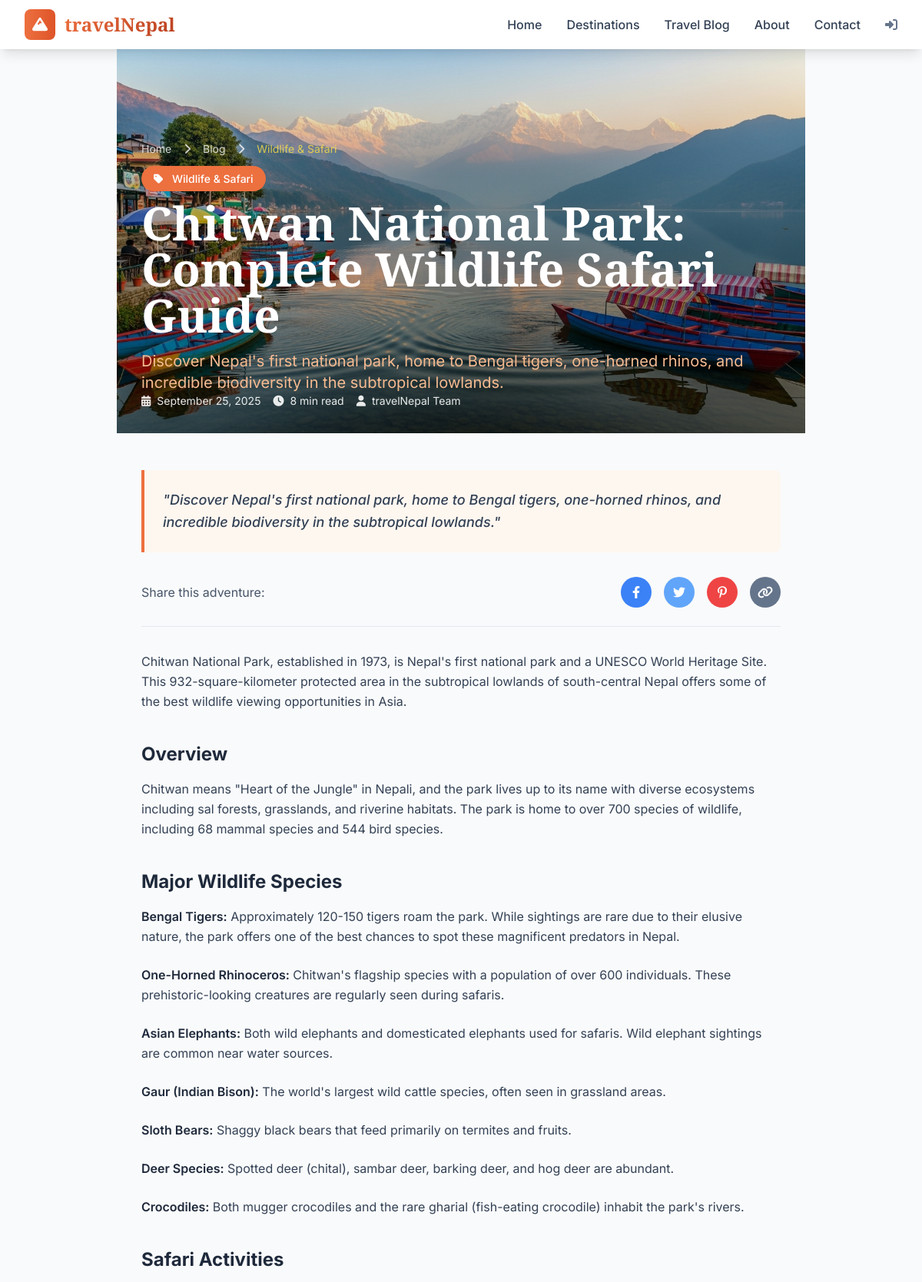
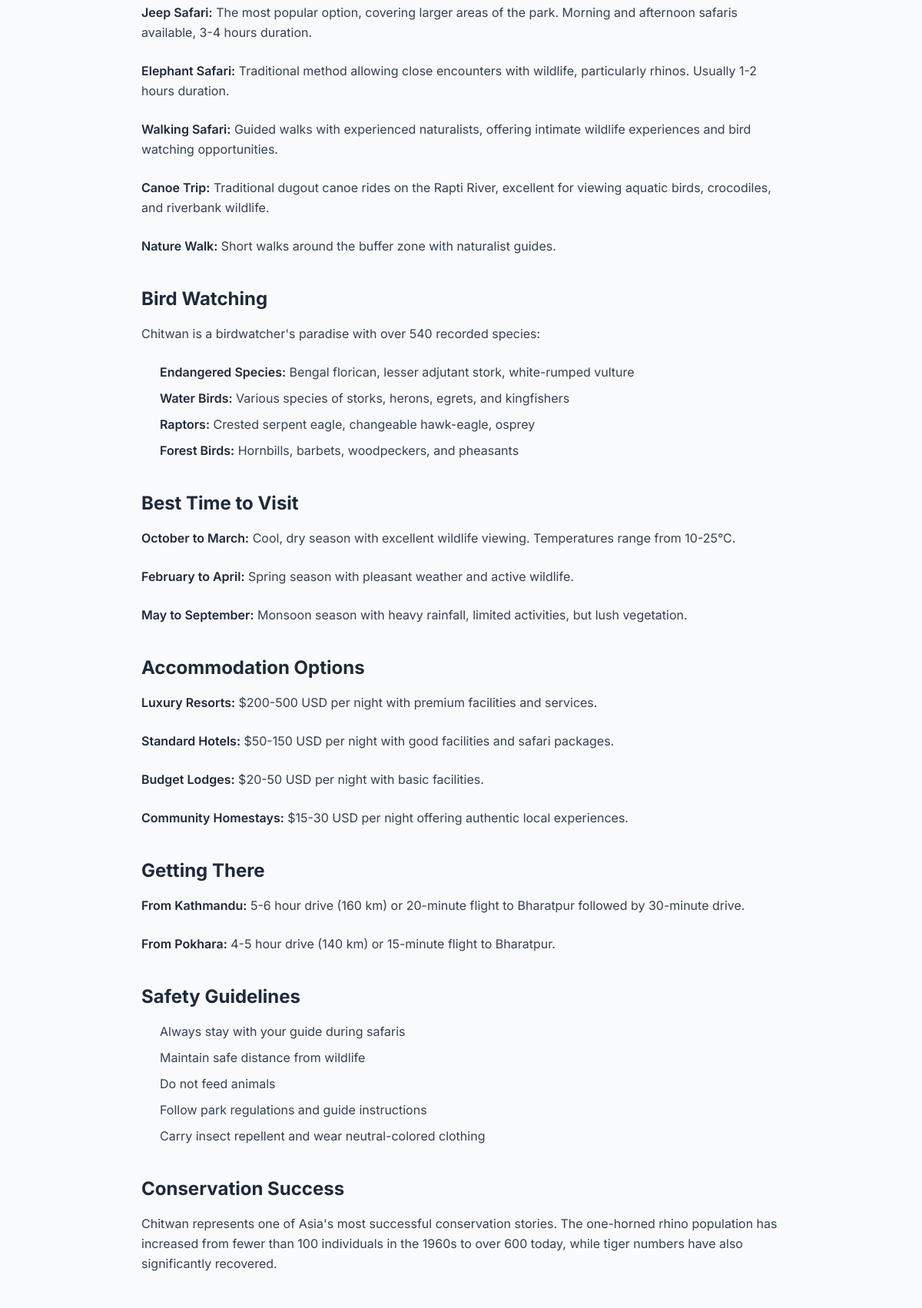
The app's page /blog/chitwan-national-park-complete-wildlife-safari-guide (upper part) with its own data (2 pictures, top to bottom).
### tables this page shows
CREATE TABLE IF NOT EXISTS `posts` (
  `id` int(11) NOT NULL AUTO_INCREMENT,
  `title` varchar(255) NOT NULL,
  `slug` varchar(255) NOT NULL,
  `content` text NOT NULL,
  `excerpt` text DEFAULT NULL,
  `featured_image` varchar(255) DEFAULT NULL,
  `category` varchar(50) DEFAULT NULL,
  `tags` text DEFAULT NULL,
  `author_id` int(11) DEFAULT NULL,
  `published` tinyint(1) NOT NULL DEFAULT 0,
  `created_at` timestamp NOT NULL DEFAULT current_timestamp(),
  `updated_at` timestamp NOT NULL DEFAULT current_timestamp() ON UPDATE current_timestamp(),
  PRIMARY KEY (`id`),
  UNIQUE KEY `slug` (`slug`),
  KEY `author_id` (`author_id`),
  CONSTRAINT `posts_ibfk_1` FOREIGN KEY (`author_id`) REFERENCES `users` (`id`) ON DELETE SET NULL
);

### templates/blog/post.php (the view, shortened to what the rows shown need)
<article class="max-w-4xl mx-auto">
    <div class="relative h-96 md:h-[500px] overflow-hidden">
        <img src="<?php echo ensureFullImageUrl(htmlspecialchars($post['featured_image'])); ?>"
             alt="<?php echo htmlspecialchars($post['title']); ?>"
             class="w-full h-full object-cover">
        <div class="absolute inset-0 bg-gradient-to-t from-black/50 to-transparent"></div>
        <div class="absolute bottom-0 left-0 right-0 p-6 md:p-8 text-white">
            <div class="max-w-4xl mx-auto">
                <nav class="mb-4">
                    <ol class="flex items-center space-x-2 text-sm opacity-80">
                        <li><a href="<?php echo siteUrl(); ?>" class="hover:text-yellow-300 transition-colors">Home</a></li>
                        <li><i class="fas fa-chevron-right mx-2"></i></li>
                        <li><a href="<?php echo siteUrl('blog'); ?>" class="hover:text-yellow-300 transition-colors">Blog</a></li>
                        <li><i class="fas fa-chevron-right mx-2"></i></li>
                        <li class="text-yellow-300"><?php echo htmlspecialchars($post['category']); ?></li>
                    </ol>
                </nav>
                <div class="mb-4">
                    <span class="bg-nepal-500 text-white px-4 py-2 rounded-full text-sm font-medium">
                        <i class="fas fa-tag mr-2"></i>
                        <?php echo htmlspecialchars($post['category']); ?>
                    </span>
                </div>
                <h1 class="text-5xl md:text-6xl font-display font-bold mb-4 leading-tight">
                    <?php echo htmlspecialchars($post['title']); ?>
                </h1>
                <p class="text-xl text-nepal-300"><?php echo htmlspecialchars($post['excerpt'] ?? ''); ?></p>
                <div class="flex flex-wrap items-center gap-4 text-sm opacity-90">
                    <div class="flex items-center">
                        <i class="fas fa-calendar-alt mr-2"></i>
                        <span><?php echo formatDate($post['created_at']); ?></span>
                    </div>
                    <div class="flex items-center">
                        <i class="fas fa-clock mr-2"></i>
                        <span>8 min read</span>
                    </div>
                    <div class="flex items-center">
                        <i class="fas fa-user mr-2"></i>
                        <span>travelNepal Team</span>
                    </div>
                </div>
            </div>
        </div>
    </div>
    <div class="px-4 sm:px-6 lg:px-8 py-12">
        <div class="max-w-4xl mx-auto">
            <div class="bg-nepal-50 border-l-4 border-nepal-500 p-6 mb-8 rounded-r-lg">
                <p class="text-lg text-mountain-700 leading-relaxed font-medium italic">
                    "<?php echo htmlspecialchars($post['excerpt']); ?>"
                </p>
            </div>
            <div class="flex items-center justify-between mb-8 pb-6 border-b border-mountain-200">
                <div class="text-mountain-600">
                    Share this adventure:
                </div>
                <div class="flex space-x-4">
                    <button class="bg-blue-500 hover:bg-blue-600 text-white w-10 h-10 rounded-full flex items-center justify-center transition-colors" onclick="shareArticle('facebook')" title="Share on Facebook">
                        <i class="fab fa-facebook-f"></i>
                    </button>
                    <button class="bg-blue-400 hover:bg-blue-500 text-white w-10 h-10 rounded-full flex items-center justify-center transition-colors" onclick="shareArticle('twitter')" title="Share on Twitter">
                        <i class="fab fa-twitter"></i>
                    </button>
                    <button class="bg-red-500 hover:bg-red-600 text-white w-10 h-10 rounded-full flex items-center justify-center transition-colors" onclick="shareArticle('pinterest')" title="Pin to Pinterest">
                        <i class="fab fa-pinterest-p"></i>
                    </button>
                    <button class="bg-mountain-500 hover:bg-mountain-600 text-white w-10 h-10 rounded-full flex items-center justify-center transition-colors" onclick="shareArticle('copy')" title="Copy Link">
                        <i class="fas fa-link"></i>
                    </button>
                </div>
            </div>
            <div class="prose prose-lg prose-mountain max-w-none">
                <div class="article-content text-mountain-700 leading-relaxed">
                    <?php echo $post['content']; ?>
                </div>
            </div>
        </div>
    </div>
</article>
<?php
include TEMPLATES_PATH . '/layout.php';
?>

### includes/router.php (shortened to what the rows shown need)
<?php
class Router {
    private $routes = [];
    public function get($path, $callback) {
        $this->routes['GET'][$path] = $callback;
    }
    public function post($path, $callback) {
        $this->routes['POST'][$path] = $callback;
    }
    public function run() {
        $method = $_SERVER['REQUEST_METHOD'];
        $path = parse_url($_SERVER['REQUEST_URI'], PHP_URL_PATH);
        $basePath = '/travelNepal';
        if (strpos($path, $basePath) === 0) {
            $path = substr($path, strlen($basePath));
        }
        foreach ($this->routes[$method] ?? [] as $route => $callback) {
            if (strpos($route, '{') !== false) {
                $pattern = preg_replace('/\{[^}]+\}/', '([^/]+)', $route);
                $pattern = '#^' . $pattern . '$#';
                if (preg_match($pattern, $path, $matches)) {
                    array_shift($matches);
                    return call_user_func_array($callback, $matches);
                }
            }
        }
    }
}
?>

### records on screen
posts: featured_image (picture), category "Wildlife & Safari", title "Chitwan National Park: Complete Wildlife Safari Guide", excerpt "Discover Nepal's first national park, home to Bengal tigers, one-horned rhinos, and incredible biodiversity in the subtropical lowlands.", content "Chitwan National Park, established in 1973, is Nepal's first national park and a UNESCO World Heritage Site. This 932-square-kilometer protected area in the subtropical lowlands of south-central Nepal offers some of the best wildlife viewing opportunities in Asia. Overview Chitwan means \"Heart of the Jungle\" in Nepali, and the park lives up to its name with diverse ecosystems including sal forests, grasslands, and riverine habitats. The park is home to over 700 species of wildlife, including 68 mammal species and 544 bird species. Major Wildlife Species Bengal Tigers: Approximately 120-150 tigers roam the park. While sightings are rare due to their elusive nature, the park offers one of the…"

### other values on screen
formatDate($post['created_at']) "September 25, 2025"
